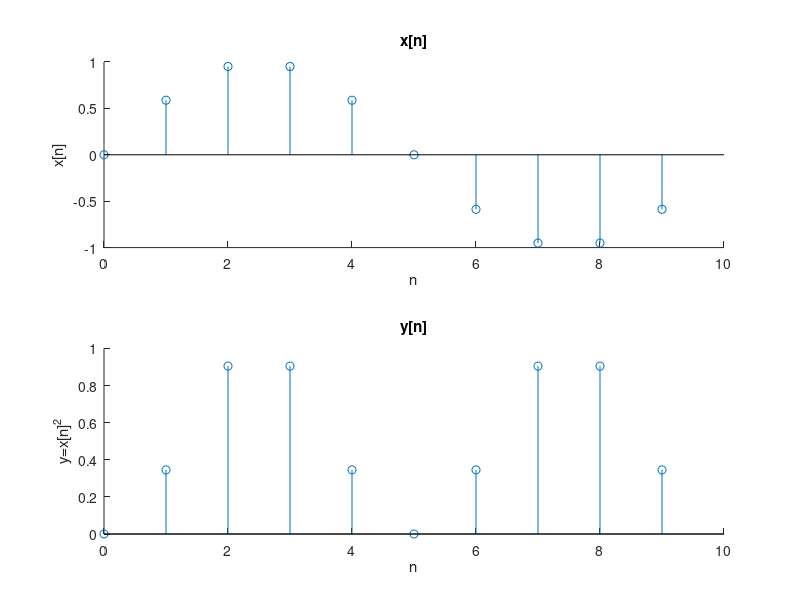

Write MATLAB code to recreate this figure.
%Name:Junpeng Gai
%SID:40009896

n=(0:9);%defin the domain
X= sin( (2*pi)/10 * n);    %defin x[n]
Y=X.^2; %defin y[n]
Energy_x=0; %initialize the energy for x
Energy_y=0; %initialize the energy for y
for index = X % loop in X array
 Energy_x = Energy_x + index.^2; % sum to Energy_x
end

disp('The Energy of x[n] is')
disp(Energy_x)  %calculate the total energy

for index = Y % % loop in Y array
 Energy_y = Energy_y + index.^2; % sum to Energy_y
end

disp('The Energy of y[n] is')
disp(Energy_y)  %calculate the total energy

subplot(2,1,1) %first graph
hold on
title('x[n]')   %set the tittle
xlabel('n')     %set label for x
ylabel('x[n]')  %set label for y
stem(n,X);
hold off
subplot(2,1,2)  %second graph
hold on
title('y[n]')   %set the tittle
xlabel('n')     %set label for x
ylabel('y=x[n]^2')%set label for y
stem(n,Y);
hold off